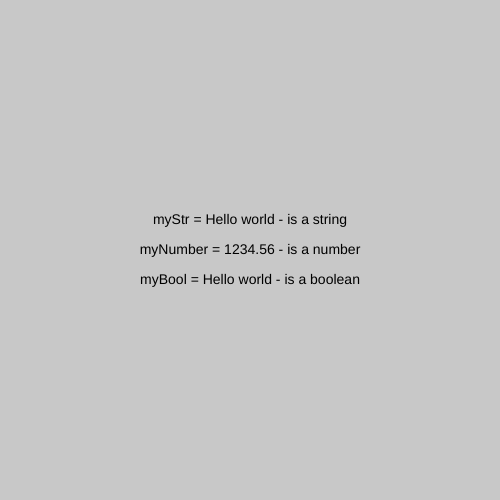
Frame 1 (no input)
Frame 60 (no input): identical to frame 1, image omitted
Frame 120 (the mouse pressed at the canvas centre since frame 60): identical to frame 1, image omitted

The p5.js sketch that drew this single still picture (run headless with seeded random() and noise() and a simulated clock; from frame 60 on, the mouse is pressed at the canvas centre):

// p5.js sketch
// ── sketch.js
var myStr = "Hello world";
var myNumber = 1234.56;
var myBool = true;

function setup()
{
	createCanvas(500, 500);
}



function draw()
{
	background(200);
	textAlign(CENTER, CENTER);
	textSize(14);
	fill(0);
	text("myStr = " + myStr + " - is a " + typeof(myStr), width / 2, height / 2 - 30);
	text("myNumber = " + myNumber + " - is a " + typeof(myNumber), width / 2, height / 2);
	text("myBool = " + myStr + " - is a " + typeof(myBool), width / 2, height / 2 + 30);

}
